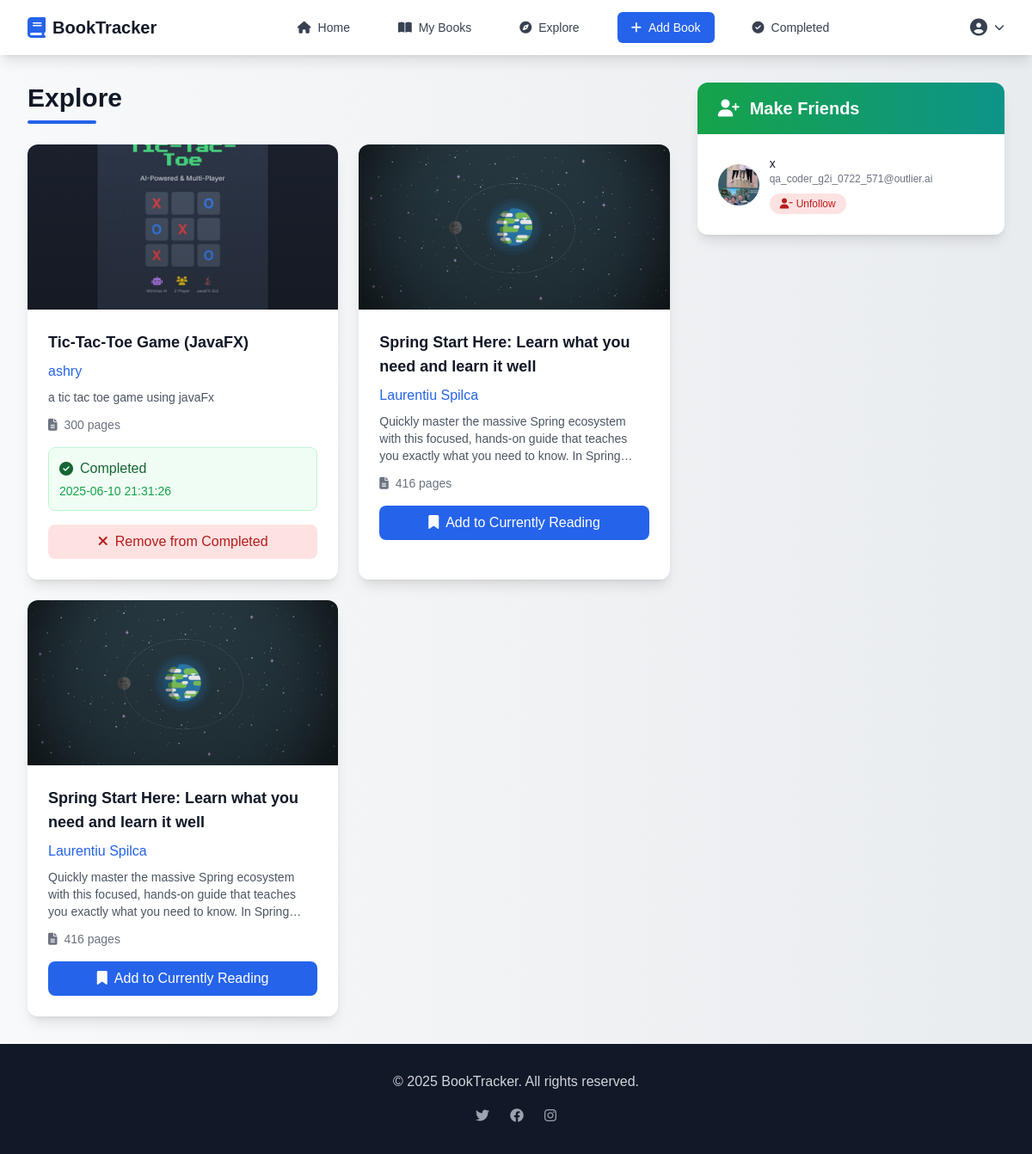
Page /Explore (signed in) on the committed database.
### web/models.py (models this page shows, shortened)
class book(db.Model):
    id = db.Column(db.Integer, primary_key=True)
    title = db.Column(db.String(150), nullable=False)
    author = db.Column(db.String(150), nullable=False)
    description = db.Column(db.String(500))
    cover_image_url = db.Column(db.String(500))
    pages_number = db.Column(db.Integer, nullable=False)
    user_id = db.Column(db.Integer, db.ForeignKey('user.id'))
    owner = db.relationship('User', back_populates='books')
    reader_users = db.relationship(
        'User',
        secondary=currently_reading,
        back_populates='currently_reading_books'
    )
    completed_by_users = db.relationship(
        'User',
        secondary=completed_books,
        back_populates='completed_books'
    )

class User(db.Model):
    id = db.Column(db.Integer, primary_key=True)
    username = db.Column(db.String(150), unique=True, nullable=False)
    email = db.Column(db.String(150), unique=True, nullable=False)
    password = db.Column(db.String(150), nullable=False)
    cover_image_url = db.Column(db.String(500), nullable=False)
    currently_reading_books = db.relationship(
        'book',
        secondary=currently_reading,
        back_populates='reader_users'
    )
    completed_books = db.relationship(
        'book',
        secondary=completed_books,
        back_populates='completed_by_users'
    )
    followers = db.relationship(
        'User', secondary=followers,
        primaryjoin=(followers.c.follower_id == id),
        secondaryjoin=(followers.c.followed_id == id),
        backref=db.backref('followed_by', lazy='dynamic'),
        lazy='dynamic'
    )
    books = db.relationship('book', back_populates='owner')

### web/views.py (the view)
@views.route('/Explore', methods=["GET"])
def explore():
    if session.get("user_id"):
        user_id = session["user_id"]
        books = book.query.all()
        current_reading_books = [
            entry.book_id for entry in db.session.query(currently_reading).filter_by(user_id=user_id).all()
            ]
        local_completed_books = {
            entry.book_id: entry.completion_date for entry in db.session.query(completed_books).filter_by(user_id=user_id).all()
            }
        users = db.session.query(User).filter(User.id != user_id).all()
        followed_users = db.session.query(User).filter_by(id=user_id).first().followers
        return render_template(
            "explore.html",
            books=books,
            title="Explore",
            current_reading_books=current_reading_books,
            local_completed_books=local_completed_books,
            users = users,
            followed_users=followed_users
            )
    else:
        return redirect(url_for('auth.login'))

### web/templates/explore.html (shortened to what this page needs)
{% extends 'home.html' %}
{% block container %}
<div class="grid grid-cols-1 lg:grid-cols-3 gap-8">
  <div class="lg:col-span-2">
    <div class="mb-6">
      <h1 class="text-3xl font-bold text-gray-900 mb-2">{{title}}</h1>
      <div class="h-1 w-20 bg-gradient-to-r from-primary-600 to-blue-600 rounded"></div>
    </div>
    <div class="grid grid-cols-1 md:grid-cols-2 gap-6">
      {% for book in books %}
      <div class="bg-white rounded-xl shadow-lg overflow-hidden hover:shadow-xl transition-shadow duration-300">
        <div class="relative">
          <img src="{{url_for('static', filename=book.cover_image_url)}}" alt="{{book.title}} Cover" class="w-full h-48 object-cover">
          <div class="absolute inset-0 bg-gradient-to-t from-black/20 to-transparent"></div>
        </div>
        <div class="p-6">
          <h3 class="text-lg font-bold text-gray-900 mb-2 line-clamp-2">{{ book.title }}</h3>
          <p class="text-primary-600 font-medium mb-2">{{ book.author }}</p>
          <p class="text-gray-600 text-sm mb-3 line-clamp-3">{{ book.description }}</p>
          <div class="flex items-center text-sm text-gray-500 mb-4">
            <i class="fas fa-file-alt mr-2"></i>
            <span>{{book.pages_number}} pages</span>
          </div>
          {% if book.id in local_completed_books %}
          <div class="bg-green-50 border border-green-200 rounded-lg p-3 mb-4">
            <div class="flex items-center text-green-800">
              <i class="fas fa-check-circle mr-2"></i>
              <span class="font-medium">Completed</span>
            </div>
            <p class="text-green-600 text-sm mt-1">{{local_completed_books[book.id]}}</p>
          </div>
          <form action="{{ url_for('views.delete_completed_book', book_id=book.id)}}" method="post">
            <button type="submit" class="w-full px-4 py-2 bg-red-100 text-red-700 rounded-lg hover:bg-red-200 transition-colors font-medium">
              <i class="fas fa-times mr-2"></i>Remove from Completed
            </button>
          </form>
          {% else %}
          <form action="{{ url_for('views.update_currently_reading', book_id=book.id) }}" method="post">
            {% if book.id in current_reading_books %}
            <button type="submit" class="w-full px-4 py-2 bg-red-100 text-red-700 rounded-lg hover:bg-red-200 transition-colors font-medium">
              <i class="fas fa-bookmark-slash mr-2"></i>Remove from Currently Reading
            </button>
            {% else %}
            <button type="submit" class="w-full px-4 py-2 bg-primary-600 text-white rounded-lg hover:bg-primary-700 transition-colors font-medium">
              <i class="fas fa-bookmark mr-2"></i>Add to Currently Reading
            </button>
            {% endif %}
          </form>
          {% endif %}
        </div>
      </div>
      {% endfor %}
    </div>
  </div>
  <div class="lg:col-span-1">
    <div class="bg-white rounded-xl shadow-lg overflow-hidden sticky top-24">
      <div class="bg-gradient-to-r from-green-600 to-teal-600 px-6 py-4">
        <h2 class="text-xl font-bold text-white flex items-center">
          <i class="fas fa-user-plus mr-3"></i>
          Make Friends
        </h2>
      </div>
      <div class="p-6 max-h-96 overflow-y-auto">
        {% for user in users %}
        <div class="flex items-center space-x-3 mb-6 last:mb-0">
          <img src="{{url_for('static', filename=user.cover_image_url)}}" alt="{{user.username}}" class="w-12 h-12 rounded-full object-cover">
          <div class="flex-1 min-w-0">
            <h4 class="text-sm font-medium text-gray-900 truncate">{{user.username}}</h4>
            <p class="text-xs text-gray-500 truncate">{{user.email}}</p>
            <div class="mt-2">
              {% if user in followed_users %}
              <form action="{{ url_for('views.unfollow', user_id=user.id) }}" method="post" class="inline">
                <button class="px-3 py-1 text-xs bg-red-100 text-red-700 rounded-full hover:bg-red-200 transition-colors">
                  <i class="fas fa-user-minus mr-1"></i>Unfollow
                </button>
              </form>
              {% else %}
              <form action="{{ url_for('views.follow', user_id=user.id) }}" method="post" class="inline">
                <button class="px-3 py-1 text-xs bg-primary-100 text-primary-700 rounded-full hover:bg-primary-200 transition-colors">
                  <i class="fas fa-user-plus mr-1"></i>Follow
                </button>
              </form>
              {% endif %}
            </div>
          </div>
        </div>
        {% endfor %}
      </div>
    </div>
  </div>
</div>
{% endblock %}

### web/templates/home.html (shortened to what this page needs)
{% extends 'base.html' %}
{% block body %}
<nav class="bg-white shadow-lg sticky top-0 z-50" x-data="{ mobileMenuOpen: false }">
  <div class="max-w-7xl mx-auto px-4 sm:px-6 lg:px-8">
    <div class="flex justify-between h-16">
      <div class="flex items-center">
        <a href="{{url_for('views.home')}}" class="flex items-center space-x-2">
          <i class="fas fa-book text-primary-600 text-2xl"></i>
          <span class="text-xl font-bold text-gray-900">BookTracker</span>
        </a>
      </div>
      <div class="hidden md:flex items-center space-x-8">
        <a href="{{url_for('views.home')}}" class="text-gray-700 hover:text-primary-600 px-3 py-2 rounded-md text-sm font-medium transition-colors">
          <i class="fas fa-home mr-2"></i>Home
        </a>
        <a href="{{url_for('views.MyBooks')}}" class="text-gray-700 hover:text-primary-600 px-3 py-2 rounded-md text-sm font-medium transition-colors">
          <i class="fas fa-book-open mr-2"></i>My Books
        </a>
        <a href="{{url_for('views.explore')}}" class="text-gray-700 hover:text-primary-600 px-3 py-2 rounded-md text-sm font-medium transition-colors">
          <i class="fas fa-compass mr-2"></i>Explore
        </a>
        <a href="{{url_for('views.addBook')}}" class="bg-primary-600 text-white px-4 py-2 rounded-md text-sm font-medium hover:bg-primary-700 transition-colors">
          <i class="fas fa-plus mr-2"></i>Add Book
        </a>
        <a href="{{url_for('views.completedBooks')}}" class="text-gray-700 hover:text-primary-600 px-3 py-2 rounded-md text-sm font-medium transition-colors">
          <i class="fas fa-check-circle mr-2"></i>Completed
        </a>
      </div>
      <div class="hidden md:flex items-center space-x-4" x-data="{ userMenuOpen: false }">
        <div class="relative">
          <button @click="userMenuOpen = !userMenuOpen" class="flex items-center space-x-2 text-gray-700 hover:text-primary-600 transition-colors">
            <i class="fas fa-user-circle text-xl"></i>
            <i class="fas fa-chevron-down text-xs"></i>
          </button>
        </div>
      </div>
    </div>
  </div>
</nav>
<main class="flex-1">
  <div class="max-w-7xl mx-auto px-4 sm:px-6 lg:px-8 py-8">
    {% block container %}
    {% endblock %}
  </div>
</main>
{% endblock %}

### web/templates/base.html (shortened to what this page needs)
<!DOCTYPE html>
<html lang="en">
  <head>
    <script src="https://cdn.tailwindcss.com"></script>
    <link rel="stylesheet" href="https://cdnjs.cloudflare.com/ajax/libs/font-awesome/6.4.0/css/all.min.css">
    <link rel="stylesheet" href="{{ url_for('static', filename='css/style.css') }}">
  </head>
  <body class="bg-gray-50 min-h-screen">
    {%block body%} {% endblock %}
    <footer class="bg-gray-900 text-white py-8 mt-auto">
      <div class="max-w-7xl mx-auto px-4 sm:px-6 lg:px-8">
        <div class="text-center">
          <p class="text-gray-300">&copy; 2025 BookTracker. All rights reserved.</p>
          <div class="mt-4 flex justify-center space-x-6">
            <a href="#" class="text-gray-400 hover:text-white transition-colors">
              <i class="fab fa-twitter"></i>
            </a>
            <a href="#" class="text-gray-400 hover:text-white transition-colors">
              <i class="fab fa-facebook"></i>
            </a>
            <a href="#" class="text-gray-400 hover:text-white transition-colors">
              <i class="fab fa-instagram"></i>
            </a>
          </div>
        </div>
      </div>
    </footer>
  </body>
</html>

### web/static/css/style.css (style rules this page uses)
body { font-family: "Hanken Grotesk", sans-serif; background: linear-gradient(to right, #f8f9fa, #e9ecef); color: #343a40; min-height: 100vh; display: flex; flex-direction: column; }

### rows in the picture
book: cover_image_url (picture), title "Tic-Tac-Toe Game (JavaFX)", author "ashry", description "a tic tac toe game using javaFx", pages_number "300", id "2025-06-10 21:31:26"
book: cover_image_url (picture), title "Spring Start Here: Learn what you need and learn it well", author "Laurentiu Spilca", description "Quickly master the massive Spring ecosystem with this focused, hands-on guide that teaches you exactly what you need to know. In…", pages_number "416", shows "Add to Currently Reading"
book: cover_image_url (picture), title "Spring Start Here: Learn what you need and learn it well", author "Laurentiu Spilca", description "Quickly master the massive Spring ecosystem with this focused, hands-on guide that teaches you exactly what you need to know. In…", pages_number "416", shows "Add to Currently Reading"
User: cover_image_url (picture), username "x", email "qa_coder_g2i_0722_571@outlier.ai"

### other values in the picture
{{ title }} "Explore"
